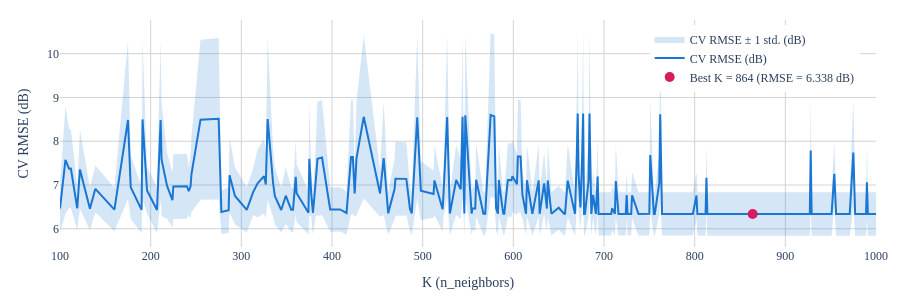

Here is the notebook cell this chart was saved with:
### Markdown cell above
<p style="font-family: 'Courier New', Courier, monospace; font-size: 30px; font-weight: bold; color: blue;  text-align: left;">
Plot: Best CV RMSE & its STD vs K
</p>

### Code cell
# Interactive KNN CV RMSE plot (line + band, single axis) -- hover for K/RMSE/SD

cv_knn_df = cv_knn_df.sort_values("K").reset_index(drop=True)
k = cv_knn_df["K"].astype(int)
rmse = cv_knn_df["best_cv_rmse"]
std = cv_knn_df["std_cv_rmse"]
best_idx = rmse.idxmin()

fig = go.Figure()

fig.add_trace(go.Scatter(
    x=pd.concat([k, k[::-1]]),
    y=pd.concat([rmse + std, (rmse - std)[::-1]]),
    fill="toself", fillcolor="rgba(25,118,210,0.18)",
    line=dict(color="rgba(255,255,255,0)"),
    hoverinfo="skip", name="CV RMSE ± 1 std. (dB)",
))

fig.add_trace(go.Scatter(
    x=k, y=rmse, mode="lines", line=dict(color="#1976d2", width=2),
    name="CV RMSE (dB)", customdata=std,
    hovertemplate="K=%{x}<br>RMSE=%{y:.3f} dB<br>SD=%{customdata:.3f} dB<extra></extra>",
))

fig.add_trace(go.Scatter(
    x=[k[best_idx]], y=[rmse[best_idx]], mode="markers",
    marker=dict(color="#d81b60", size=10),
    name=f"Best K = {int(k[best_idx])} (RMSE = {rmse[best_idx]:.3f} dB)",
    customdata=[std[best_idx]],
    hovertemplate="K=%{x}<br>RMSE=%{y:.3f} dB<br>SD=%{customdata:.3f} dB<extra></extra>",
))

fig.update_layout(
    xaxis_title="K (n_neighbors)", yaxis_title="CV RMSE (dB)",
    font=dict(family="Times New Roman", size=12),
    legend=dict(x=0.98, y=0.98, xanchor="right", yanchor="top"),
    autosize=True, height=300,
    margin=dict(l=60, r=20, t=20, b=50),
    plot_bgcolor="white",
)
fig.update_xaxes(showgrid=True, gridcolor="lightgrey")
fig.update_yaxes(showgrid=True, gridcolor="lightgrey")
fig.show(config={"responsive": True})

### Figure 1 — Plotly figure (JSON) as saved in the notebook; plotly's stock layout.template omitted (floating-point values rounded to 4 significant figures; data arrays with more than 128 entries replaced by an {"elided": "..."} marker saying what was removed)
{"data": [{"fill": "toself", "fillcolor": "rgba(25,118,210,0.18)", "hoverinfo": "skip", "line": {"color": "rgba(255,255,255,0)"}, "name": "CV RMSE ± 1 std. (dB)", "type": "scatter", "x": {"elided": "664 int values"}, "y": {"elided": "664 float values"}}, {"customdata": {"elided": "332 float values"}, "hovertemplate": "K=%{x}<br>RMSE=%{y:.3f} dB<br>SD=%{customdata:.3f} dB<extra></extra>", "line": {"color": "#1976d2", "width": 2}, "mode": "lines", "name": "CV RMSE (dB)", "type": "scatter", "x": {"elided": "332 int values"}, "y": {"elided": "332 float values"}}, {"customdata": [0.495], "hovertemplate": "K=%{x}<br>RMSE=%{y:.3f} dB<br>SD=%{customdata:.3f} dB<extra></extra>", "marker": {"color": "#d81b60", "size": 10}, "mode": "markers", "name": "Best K = 864 (RMSE = 6.338 dB)", "type": "scatter", "x": [864], "y": [6.338]}], "layout": {"autosize": true, "font": {"family": "Times New Roman", "size": 12}, "height": 300, "legend": {"x": 0.98, "xanchor": "right", "y": 0.98, "yanchor": "top"}, "margin": {"b": 50, "l": 60, "r": 20, "t": 20}, "plot_bgcolor": "white", "xaxis": {"gridcolor": "lightgrey", "showgrid": true, "title": {"text": "K (n_neighbors)"}}, "yaxis": {"gridcolor": "lightgrey", "showgrid": true, "title": {"text": "CV RMSE (dB)"}}}}
